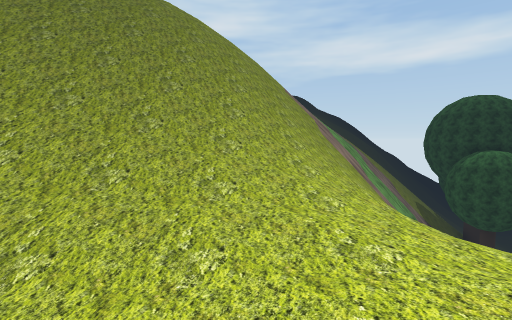
View 1 (above)

24 first-person views from a walk through a Unity game level. The camera is 1.5 m above the floor, tilts 4° down and sees 85° across. The floor is counted in squares, 2 m on a side. Each view is taken from the middle of a square. On the plan, view 1 faces up. The plan holds only what a view shows up to about 10 squares ahead; the rest is blank. The place goes on beyond the plan. Some trees and plants on the terrain are drawn as simple stand-ins. The player is left out. Some animated figures are left out. Some surface patterns are stand-ins.

View 2
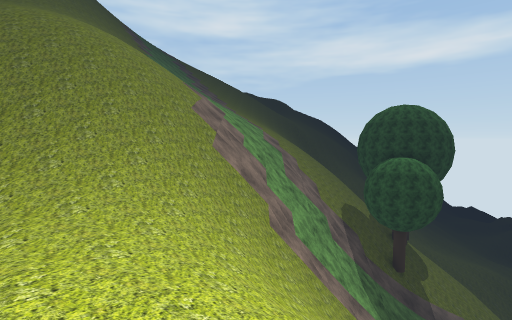

View 3
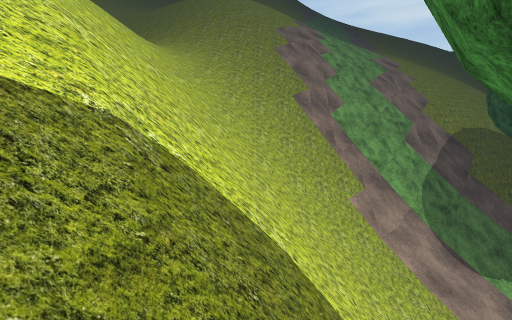

View 4
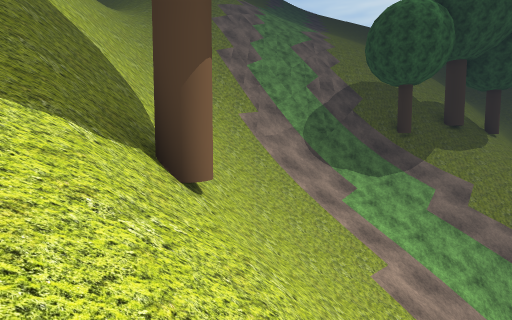

View 5
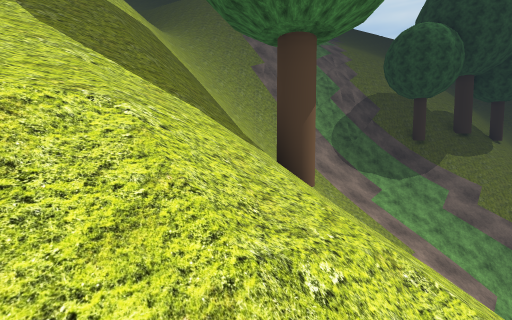

View 6
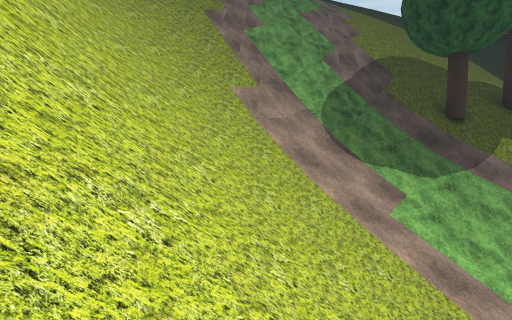

View 7
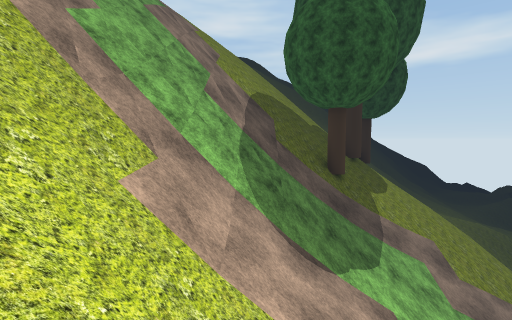

View 8
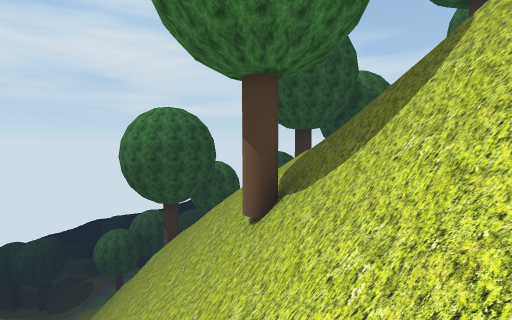

View 9
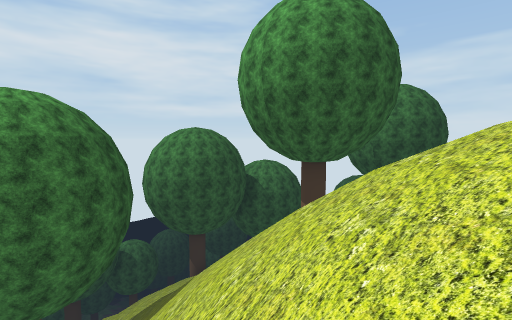

View 10
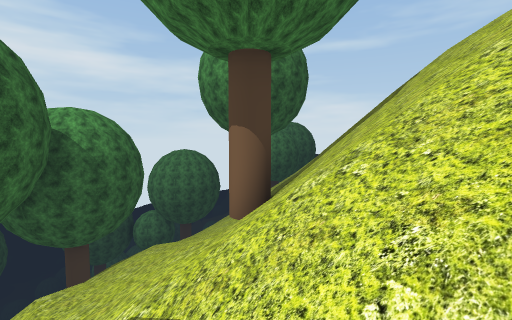

View 11
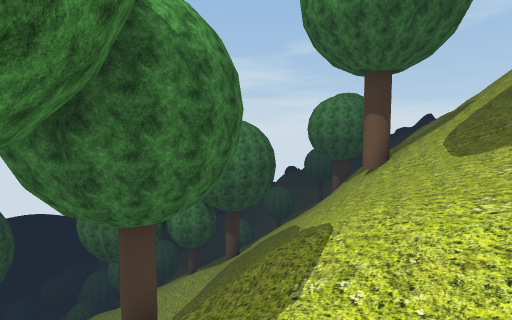

View 12
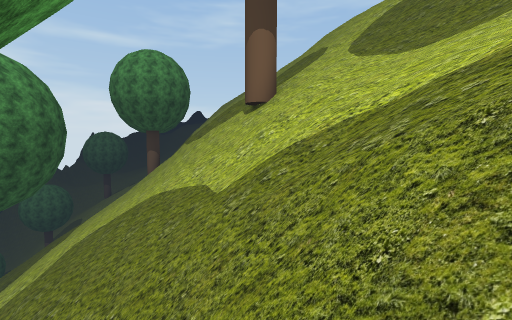

View 13
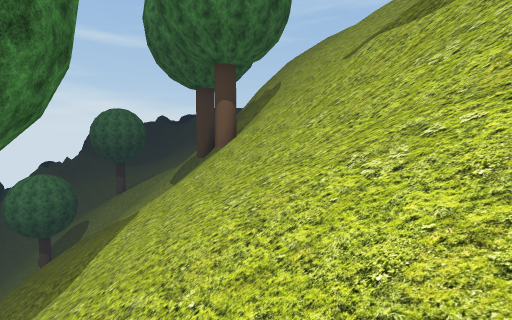

View 14
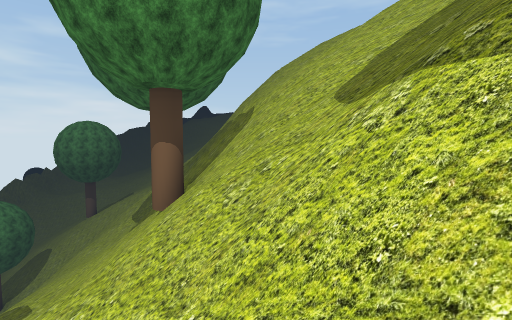

View 15
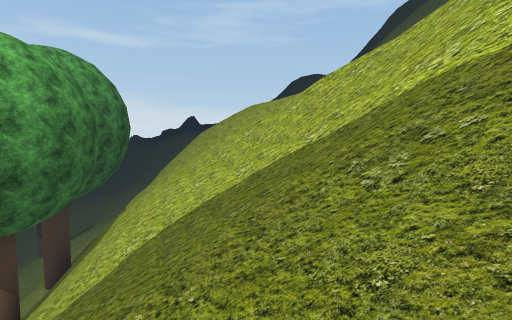

View 16
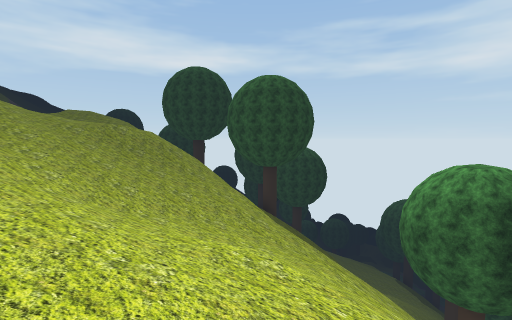

View 17
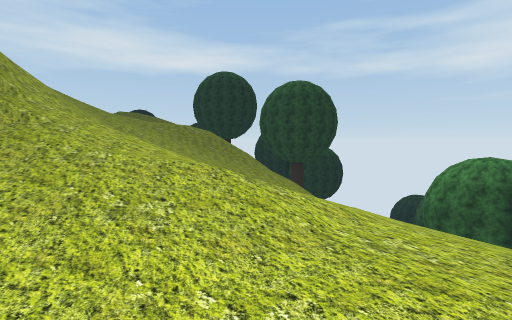

View 18
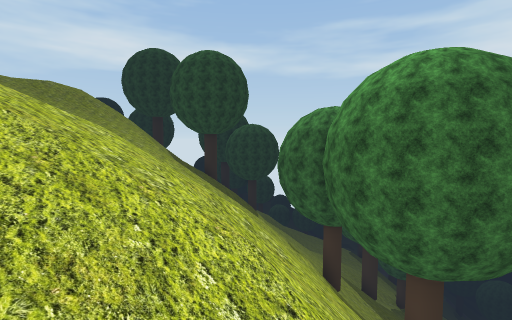

View 19
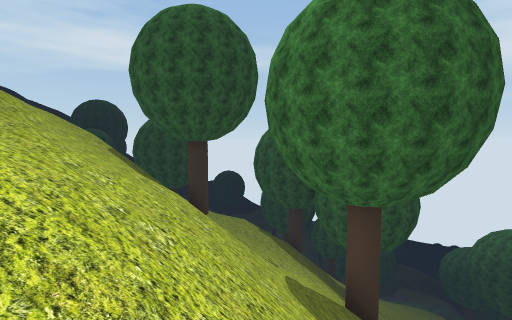

View 20
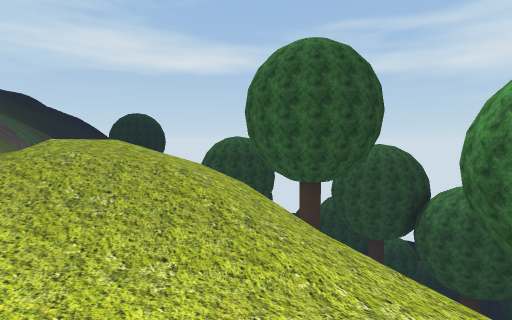

View 21
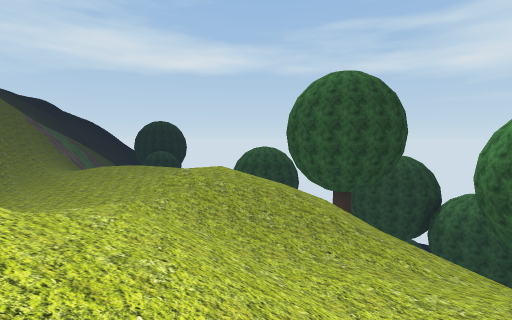

View 22
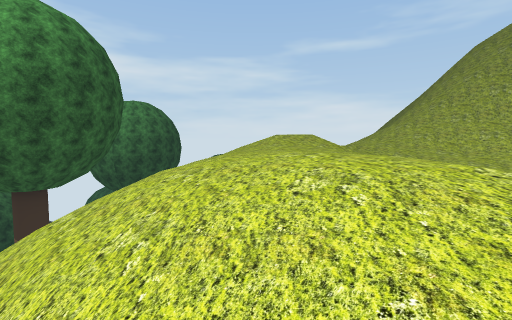

View 23
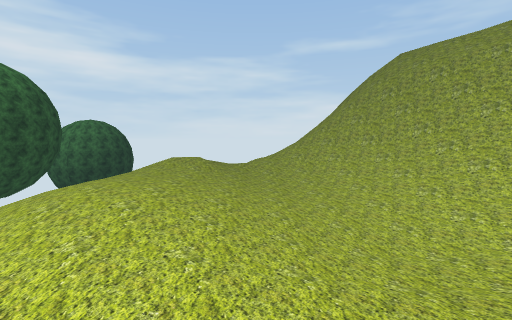

View 24
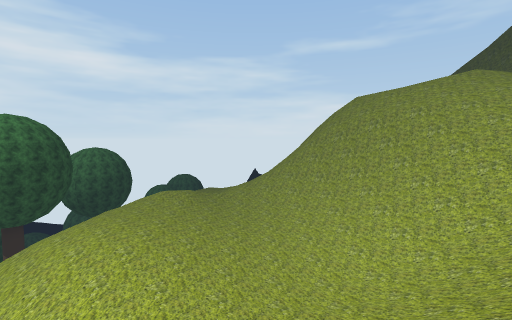

### Floor plan
Key: @ floor where view 1 was taken; # wall or solid block; x gap in a wall; . main floor; : floor 1.5 m higher than the main floor; - floor 3.25 m lower than the main floor; / step, stairs or slope; = window, fence, low wall or low ledge; v drop or lower ground; O other object.
Columns run from 9 left of view 1 to 13 right of it. Each row starts with its distance up from view 1.
 14                   //
 13              //=#//OO//
 12              //v=#/////
 11              /vv##O////
 10              vv ##/////
  9     //////=vvvv #//////
  8     //////vvvv ##//////
  7      /////=xv ##///////
  6      ///////v##=///////
  5      ////////##=//////
  4      /////////#=//////
  3       ////////##//////
  2      ////..///v###/////
  1     ////...///=v###O///
  0    ///...@..////vv##///
 -1   ////.......//////////
 -2  //////......//////////
 -3  //#///....... ////////
 -4 ///v#///......///////
 -5 ///v##//../://///O///
 -6  ///v##///.://///////
 -7   ///==//////// //////
 -8     ////////////////=
 -9     /=#///..//////////O
-10         //..///////////
-11         //../////O////
-12       ////////////////
-13       ///////////=////=
-14       ///////=///=/////
-15       ///////=///=////
-16       ////////////////
-17       ///////////////O
-18       --///////#O/////
-19       /--/////v#//////
-20          /// vO#//////
-21          ///v #O/////
-22          /  #  ////

Where each view was taken, in squares from view 1:
view 1: 0 up, 0 right, facing up
view 2: 1 down, 3 right, facing up
view 3: 1 down, 9 right, facing up-left
view 4: 1 down, 13 right, facing up-left
view 5: 3 down, 13 right, facing up-left
view 6: 1 up, 11 right, facing up-left
view 7: 3 up, 7 right, facing up
view 8: 4 up, 7 right, facing down-right
view 9: 1 up, 4 right, facing down-right
view 10: 1 down, 8 right, facing down
view 11: 4 down, 11 right, facing down
view 12: 7 down, 12 right, facing down-left
view 13: 13 down, 11 right, facing down-left
view 14: 14 down, 9 right, facing down-left
view 15: 12 down, 7 right, facing down-left
view 16: 19 down, 1 left, facing up-right
view 17: 19 down, 3 left, facing up-right
view 18: 22 down, 0 right, facing up-right
view 19: 13 down, 3 right, facing up-right
view 20: 10 down, 1 right, facing up-right
view 21: 10 down, 1 left, facing up-right
view 22: 1 up, 3 right, facing down
view 23: 3 up, 0 right, facing down
view 24: 5 up, 1 left, facing down
